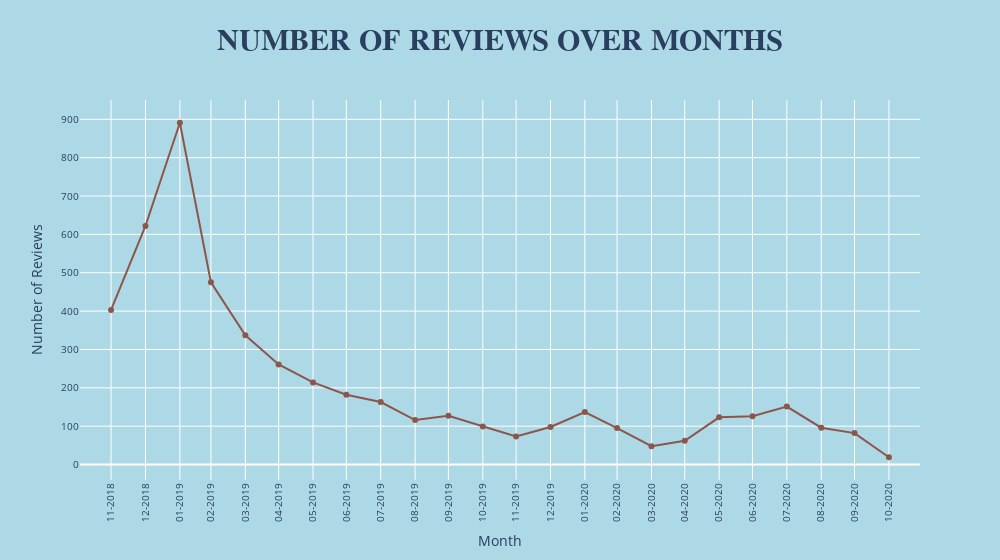

The notebook cell this image was saved under:
### Code cell
# Number of reviews over time

# Get the number of reviews per month
no_monthly_reviews = data.groupby(pd.Grouper(key='date', freq='M')).size().reset_index(name='review_counts')

# Plot the data
fig = px.line(
    no_monthly_reviews,
    x='date',
    y='review_counts',
    title='NUMBER OF REVIEWS OVER MONTHS',
    labels={'date': 'Month', 'review_counts': 'Number of Reviews'}
)

# Update figure for better readability and aesthetics
fig.update_layout(
    xaxis_tickformat='%m-%Y', 
    title_font=dict(size=30, family='Arial, sans-serif', weight='bold'),  
    title_x=0.5,  
    width=1000,
    paper_bgcolor='lightblue',
    plot_bgcolor='lightblue'
)

fig.update_traces(
    mode='lines+markers',
    line=dict(color='#8c564b', width=2),
)

fig.update_xaxes(
    tickangle=-90,
    tickfont=dict(size=10),
    dtick="M1", # Show every month
    tickmode='array',
    tickvals=no_monthly_reviews['date'],
    ticktext=[date.strftime('%m-%Y') for date in no_monthly_reviews['date']],
    range=[no_monthly_reviews['date'].min() - pd.Timedelta(weeks=4), no_monthly_reviews['date'].max() + pd.Timedelta(weeks=4)],
)

fig.update_yaxes(
    tickfont=dict(size=10),
)

fig.show()

### Figure 1 — Plotly figure (JSON) as saved in the notebook; plotly's stock layout.template omitted (floating-point values rounded to 4 significant figures)
{"data": [{"hovertemplate": "Month=%{x}<br>Number of Reviews=%{y}<extra></extra>", "legendgroup": "", "line": {"color": "#8c564b", "dash": "solid", "width": 2}, "marker": {"symbol": "circle"}, "mode": "lines+markers", "name": "", "orientation": "v", "showlegend": false, "type": "scatter", "x": ["2018-11-30T00:00:00", "2018-12-31T00:00:00", "2019-01-31T00:00:00", "2019-02-28T00:00:00", "2019-03-31T00:00:00", "2019-04-30T00:00:00", "2019-05-31T00:00:00", "2019-06-30T00:00:00", "2019-07-31T00:00:00", "2019-08-31T00:00:00", "2019-09-30T00:00:00", "2019-10-31T00:00:00", "2019-11-30T00:00:00", "2019-12-31T00:00:00", "2020-01-31T00:00:00", "2020-02-29T00:00:00", "2020-03-31T00:00:00", "2020-04-30T00:00:00", "2020-05-31T00:00:00", "2020-06-30T00:00:00", "2020-07-31T00:00:00", "2020-08-31T00:00:00", "2020-09-30T00:00:00", "2020-10-31T00:00:00"], "xaxis": "x", "y": [403, 622, 891, 475, 337, 261, 214, 182, 163, 116, 127, 99, 73, 98, 137, 95, 48, 62, 123, 126, 151, 96, 82, 19], "yaxis": "y"}], "layout": {"legend": {"tracegroupgap": 0}, "paper_bgcolor": "lightblue", "plot_bgcolor": "lightblue", "title": {"font": {"family": "Arial, sans-serif", "size": 30, "weight": "bold"}, "text": "NUMBER OF REVIEWS OVER MONTHS", "x": 0.5}, "width": 1000, "xaxis": {"anchor": "y", "domain": [0, 1], "dtick": "M1", "range": ["2018-11-02T00:00:00", "2020-11-28T00:00:00"], "tickangle": -90, "tickfont": {"size": 10}, "tickformat": "%m-%Y", "tickmode": "array", "ticktext": ["11-2018", "12-2018", "01-2019", "02-2019", "03-2019", "04-2019", "05-2019", "06-2019", "07-2019", "08-2019", "09-2019", "10-2019", "11-2019", "12-2019", "01-2020", "02-2020", "03-2020", "04-2020", "05-2020", "06-2020", "07-2020", "08-2020", "09-2020", "10-2020"], "tickvals": ["2018-11-30T00:00:00", "2018-12-31T00:00:00", "2019-01-31T00:00:00", "2019-02-28T00:00:00", "2019-03-31T00:00:00", "2019-04-30T00:00:00", "2019-05-31T00:00:00", "2019-06-30T00:00:00", "2019-07-31T00:00:00", "2019-08-31T00:00:00", "2019-09-30T00:00:00", "2019-10-31T00:00:00", "2019-11-30T00:00:00", "2019-12-31T00:00:00", "2020-01-31T00:00:00", "2020-02-29T00:00:00", "2020-03-31T00:00:00", "2020-04-30T00:00:00", "2020-05-31T00:00:00", "2020-06-30T00:00:00", "2020-07-31T00:00:00", "2020-08-31T00:00:00", "2020-09-30T00:00:00", "2020-10-31T00:00:00"], "title": {"text": "Month"}}, "yaxis": {"anchor": "x", "domain": [0, 1], "tickfont": {"size": 10}, "title": {"text": "Number of Reviews"}}}}
